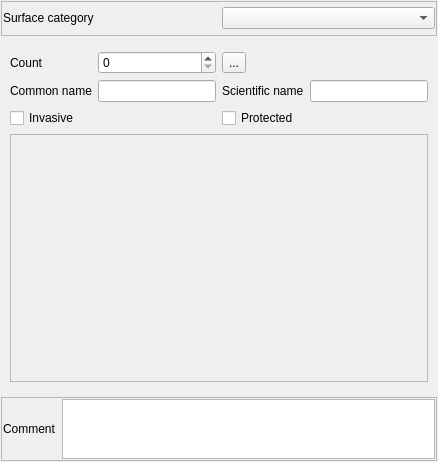
<?xml version="1.0" encoding="UTF-8"?>
<ui version="4.0">
 <class>Form_base3_ff</class>
 <widget class="QWidget" name="Form_base3_ff">
  <property name="geometry">
   <rect>
    <x>0</x>
    <y>0</y>
    <width>438</width>
    <height>462</height>
   </rect>
  </property>
  <property name="windowTitle">
   <string>Form</string>
  </property>
  <layout class="QVBoxLayout" name="verticalLayout" stretch="1,10,1">
   <property name="leftMargin">
    <number>1</number>
   </property>
   <property name="topMargin">
    <number>1</number>
   </property>
   <property name="rightMargin">
    <number>1</number>
   </property>
   <property name="bottomMargin">
    <number>1</number>
   </property>
   <item>
    <widget class="QFrame" name="frame_2">
     <property name="frameShape">
      <enum>QFrame::StyledPanel</enum>
     </property>
     <property name="frameShadow">
      <enum>QFrame::Raised</enum>
     </property>
     <layout class="QGridLayout" name="gridLayout">
      <property name="leftMargin">
       <number>1</number>
      </property>
      <property name="topMargin">
       <number>1</number>
      </property>
      <property name="rightMargin">
       <number>1</number>
      </property>
      <property name="bottomMargin">
       <number>1</number>
      </property>
      <item row="0" column="0">
       <widget class="QLabel" name="label">
        <property name="text">
         <string>Surface category</string>
        </property>
       </widget>
      </item>
      <item row="0" column="1">
       <widget class="QComboBox" name="comboBox_category"/>
      </item>
     </layout>
    </widget>
   </item>
   <item>
    <widget class="QStackedWidget" name="stackedWidget_category">
     <property name="currentIndex">
      <number>0</number>
     </property>
     <widget class="QWidget" name="FLO">
      <layout class="QGridLayout" name="gridLayout_3">
       <item row="3" column="0" colspan="4">
        <widget class="QFrame" name="frame_catalog_flo">
         <property name="frameShape">
          <enum>QFrame::StyledPanel</enum>
         </property>
         <property name="frameShadow">
          <enum>QFrame::Raised</enum>
         </property>
         <layout class="QVBoxLayout" name="verticalLayout_2">
          <property name="leftMargin">
           <number>1</number>
          </property>
          <property name="topMargin">
           <number>1</number>
          </property>
          <property name="rightMargin">
           <number>1</number>
          </property>
          <property name="bottomMargin">
           <number>1</number>
          </property>
         </layout>
        </widget>
       </item>
       <item row="1" column="3">
        <widget class="QLineEdit" name="lineEdit_scientificcname"/>
       </item>
       <item row="0" column="2">
        <widget class="QToolButton" name="toolButton_number">
         <property name="text">
          <string>...</string>
         </property>
        </widget>
       </item>
       <item row="0" column="0">
        <widget class="QLabel" name="label_4">
         <property name="text">
          <string>Count</string>
         </property>
         <property name="wordWrap">
          <bool>true</bool>
         </property>
        </widget>
       </item>
       <item row="1" column="0">
        <widget class="QLabel" name="label_7">
         <property name="text">
          <string>Common name</string>
         </property>
         <property name="wordWrap">
          <bool>true</bool>
         </property>
        </widget>
       </item>
       <item row="1" column="1">
        <widget class="QLineEdit" name="lineEdit_commonname"/>
       </item>
       <item row="1" column="2">
        <widget class="QLabel" name="label_8">
         <property name="text">
          <string>Scientific name</string>
         </property>
         <property name="wordWrap">
          <bool>true</bool>
         </property>
        </widget>
       </item>
       <item row="0" column="1">
        <widget class="QSpinBox" name="spinBox_number"/>
       </item>
       <item row="2" column="0" colspan="2">
        <widget class="QCheckBox" name="checkBox_florainvasive">
         <property name="text">
          <string>Invasive</string>
         </property>
        </widget>
       </item>
       <item row="2" column="2" colspan="2">
        <widget class="QCheckBox" name="checkBox_floraprotected">
         <property name="text">
          <string>Protected</string>
         </property>
        </widget>
       </item>
      </layout>
     </widget>
     <widget class="QWidget" name="FAU">
      <layout class="QGridLayout" name="gridLayout_2">
       <property name="leftMargin">
        <number>3</number>
       </property>
       <property name="topMargin">
        <number>3</number>
       </property>
       <property name="rightMargin">
        <number>3</number>
       </property>
       <property name="bottomMargin">
        <number>3</number>
       </property>
       <item row="1" column="0">
        <widget class="QLabel" name="label_2">
         <property name="text">
          <string>Habitat name</string>
         </property>
        </widget>
       </item>
       <item row="1" column="1">
        <widget class="QLineEdit" name="lineEdit_habname"/>
       </item>
       <item row="3" column="0">
        <widget class="QCheckBox" name="checkBox_wetland">
         <property name="text">
          <string>Wet land</string>
         </property>
        </widget>
       </item>
       <item row="2" column="0">
        <widget class="QLabel" name="label_3">
         <property name="text">
          <string>Habitat code</string>
         </property>
        </widget>
       </item>
       <item row="2" column="1">
        <widget class="QLineEdit" name="lineEdit_habcode"/>
       </item>
       <item row="0" column="0">
        <widget class="QLabel" name="label_5">
         <property name="text">
          <string>Habitat repository</string>
         </property>
        </widget>
       </item>
       <item row="0" column="1">
        <widget class="QLineEdit" name="lineEdit_habrepository"/>
       </item>
       <item row="4" column="0" colspan="2">
        <widget class="QFrame" name="frame_catalog_hab">
         <property name="frameShape">
          <enum>QFrame::StyledPanel</enum>
         </property>
         <property name="frameShadow">
          <enum>QFrame::Raised</enum>
         </property>
         <layout class="QVBoxLayout" name="verticalLayout_3">
          <property name="leftMargin">
           <number>1</number>
          </property>
          <property name="topMargin">
           <number>1</number>
          </property>
          <property name="rightMargin">
           <number>1</number>
          </property>
          <property name="bottomMargin">
           <number>1</number>
          </property>
         </layout>
        </widget>
       </item>
      </layout>
     </widget>
    </widget>
   </item>
   <item>
    <widget class="QFrame" name="frame">
     <property name="frameShape">
      <enum>QFrame::StyledPanel</enum>
     </property>
     <property name="frameShadow">
      <enum>QFrame::Raised</enum>
     </property>
     <layout class="QHBoxLayout" name="horizontalLayout">
      <property name="leftMargin">
       <number>1</number>
      </property>
      <property name="topMargin">
       <number>1</number>
      </property>
      <property name="rightMargin">
       <number>1</number>
      </property>
      <property name="bottomMargin">
       <number>1</number>
      </property>
      <item>
       <widget class="QLabel" name="label_6">
        <property name="text">
         <string>Comment</string>
        </property>
       </widget>
      </item>
      <item>
       <widget class="QTextBrowser" name="textBrowser_comment">
        <property name="maximumSize">
         <size>
          <width>16777215</width>
          <height>60</height>
         </size>
        </property>
        <property name="readOnly">
         <bool>false</bool>
        </property>
       </widget>
      </item>
     </layout>
    </widget>
   </item>
  </layout>
 </widget>
 <resources/>
 <connections/>
</ui>
